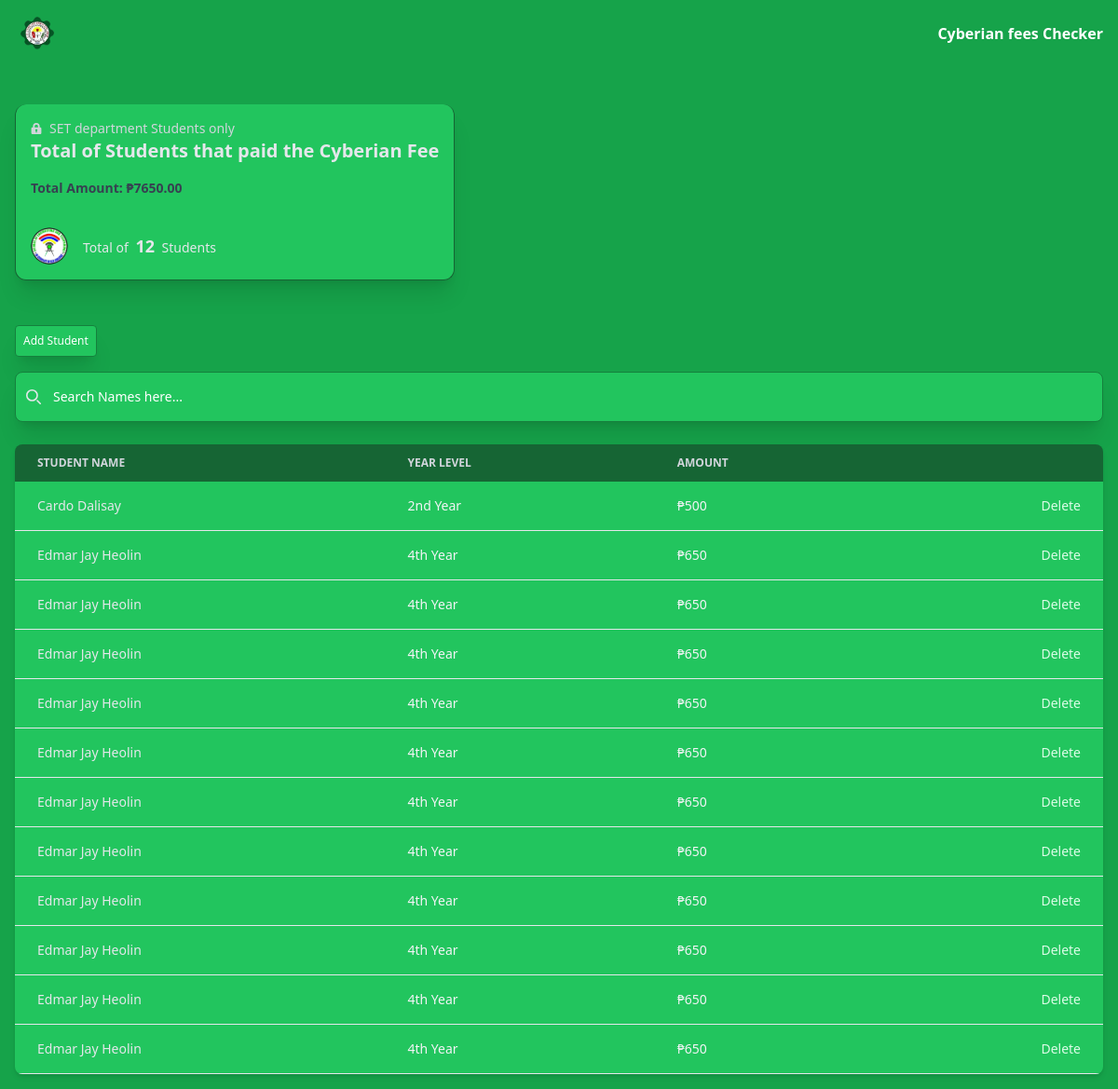
The page /home on the database its author committed.
### app/models.py (models this page shows)
class Students(models.Model):
    name = models.CharField(max_length=250)
    year = models.CharField(max_length=250)
    amount = models.IntegerField()

### app/views.py (the view, shortened to what this page needs)
# urls.py: path('home', views.home, name='home'),
def home(request):
    total_amount = Students.objects.all()
    students_count = Students.objects.all().count()
    students_lists = Students.objects.all().order_by('-id')
    total_amount = Students.objects.aggregate(total_amount=Sum('amount'))['total_amount']
    context = {
        'students_count': students_count,
        'students_lists': students_lists,
        'total_amount': total_amount,
    }
    return render(request, 'index.html', context)

### app/templates/index.html (shortened to what this page needs)
{% load static %}
<!DOCTYPE html>
<html lang="en">
<head>
    <link href="https://cdnjs.cloudflare.com/ajax/libs/flowbite/2.0.0/flowbite.min.css" rel="stylesheet" />
    <link rel="stylesheet" href="{% static 'css/style.css' %}">
</head>
<body class="bg-green-600 font-arial leading-normal tracking-normal">
    <div class="p-4 h-full">
        <div class="flex flex-row justify-between items-center">
            <div class="flex flex-row">
                <img src="{% static 'img/logo.png' %}" width="40" class="mx-1" alt="">
            </div>
            <p class="text-md font-bold text-white">Cyberian fees Checker</p>
        </div>
        <div class="max-w-sm w-full lg:max-w-full lg:flex mt-14">
            <div
                class="border-r border-b border-l border-green-800 bg-green-500 rounded-xl shadow-xl p-4 flex flex-col justify-between leading-normal">
                <div class="mb-8">
                    <p class="text-sm text-gray-300 flex items-center">
                        <svg class="fill-current text-gray-300 w-3 h-3 mr-2" xmlns="http://www.w3.org/2000/svg"
                            viewBox="0 0 20 20">
                            <path
                                d="M4 8V6a6 6 0 1 1 12 0v2h1a2 2 0 0 1 2 2v8a2 2 0 0 1-2 2H3a2 2 0 0 1-2-2v-8c0-1.1.9-2 2-2h1zm5 6.73V17h2v-2.27a2 2 0 1 0-2 0zM7 6v2h6V6a3 3 0 0 0-6 0z" />
                        </svg>
                        SET department Students only
                    </p>
                    <div class="text-gray-200 font-bold text-xl mb-2">Total of Students that paid the Cyberian Fee</div>
                    <p class="text-gray-700 text-sm font-semibold mt-4">Total Amount: ₱{{total_amount}}.00</p>
                </div>
                <div class="flex items-center">
                    <img class="w-10 h-10 rounded-full mr-4" src="{% static 'img/SET.png' %}">
                    <div class="text-sm">
                        <p class="text-gray-200 leading-none">Total of <span class="text-lg font-bold mx-1">{{students_count}}</span> Students</p>
                    </div>
                </div>
            </div>
        </div>
        <button data-modal-target="default-modal" data-modal-toggle="default-modal" class="bg-green-500 shadow-xl text-white py-2 px-2 border text-xs border-green-700 rounded mt-12 text-center">
            Add Student
        </button>
        <div class="mt-4">
            <div class="relative">
                <div class="absolute inset-y-0 left-0 flex items-center pl-3 pointer-events-none">
                </div>
                <input type="search" id="searchInput"
                    class="block w-full p-4 pl-10 text-sm text-gray-200 border border-green-700 rounded-lg bg-green-500 shadow-xl focus:ring-green-500 focus:border-green-500 placeholder-white"
                    placeholder="Search Names here..." required>
            </div>
        </div>
        <div class="relative overflow-x-auto shadow-md rounded-lg mt-6">
            <table class="w-full text-sm text-left text-gray-100" id="myTable">
                <thead class="text-xs text-gray-300 uppercase bg-green-800 shadow-xl">
                    <tr>
                        <th scope="col" class="px-6 py-3">
                            Student name
                        </th>
                        <th scope="col" class="px-6 py-3 text-xs">
                            Year Level
                        </th>
                        <th scope="col" class="px-6 py-3">
                            Amount
                        </th>
                        <th scope="col" class="px-6 py-3">
                        </th>
                    </tr>
                </thead>
                <tbody>
                    {% for lists in students_lists %}
                    <tr class="bg-green-500 border-b border-gray-200 shadow-xl">
                        <th scope="row" class="px-6 py-4 font-medium text-gray-200 whitespace-nowrap">
                            {{lists.name}}
                        </th>
                        <td class="px-6 py-4">
                            {{lists.year}}
                        </td>
                        <td class="px-6 py-4">
                            ₱{{lists.amount}}
                        </td>
                        <td class="px-6 py-4 text-right">
                            <a href="{% url 'deleterecord' lists.id %}" class="font-medium text-green-100 hover:underline">Delete</a>
                        </td>
                    </tr>
                    {% endfor %}
                </tbody>
            </table>
        </div>
    </div>
</body>
</html>

### rows shown on the page
Students: name "Cardo Dalisay", year "2nd Year", amount "500"
Students: name "Edmar Jay Heolin", year "4th Year", amount "650"
Students: name "Edmar Jay Heolin", year "4th Year", amount "650"
Students: name "Edmar Jay Heolin", year "4th Year", amount "650"
Students: name "Edmar Jay Heolin", year "4th Year", amount "650"
Students: name "Edmar Jay Heolin", year "4th Year", amount "650"
Students: name "Edmar Jay Heolin", year "4th Year", amount "650"
Students: name "Edmar Jay Heolin", year "4th Year", amount "650"
Students: name "Edmar Jay Heolin", year "4th Year", amount "650"
Students: name "Edmar Jay Heolin", year "4th Year", amount "650"
Students: name "Edmar Jay Heolin", year "4th Year", amount "650"
Students: name "Edmar Jay Heolin", year "4th Year", amount "650"

### other values the page prints
{{ total_amount }} "7650"
{{ students_count }} "12"
